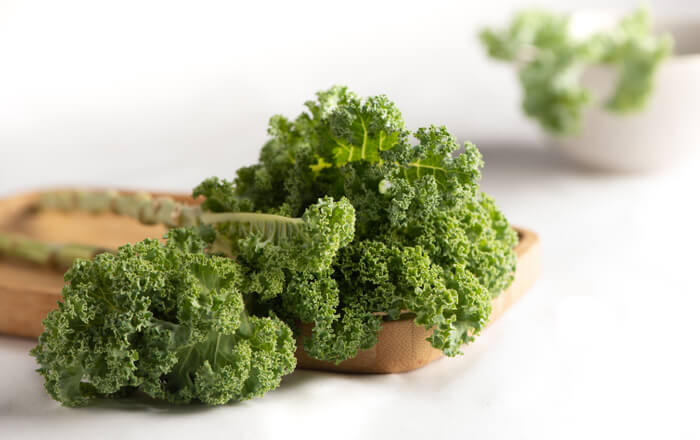
#> input picture Machine Learning/plant/Great/Kale_White_Hires.jpg, 700 x 440 px, found by its file name
$ python binod.py
#> lines starting #> are read from the running program, lines starting #| are printed output that depends on the picture
import os
import numpy as np
import cv2 as cv
import pickle

data_dir = './garduino/plant'

categories = ['Great', 'Good']

data =[]

def make_data():
    for category in categories:
        path = os.path.join(data_dir, category)
        label = categories.index(category)

        for img_name in os.listdir(path):
            image_path = os.path.join(path, img_name)
            image = cv.imread(image_path)
#> image is the input picture: shape (440, 700, 3); mean B, G, R 161.6, 187.8, 186.8

            try:
                image = cv.cvtColor(image, cv.COLOR_BGR2RGB)
                image = cv.resize(image, (224,224))
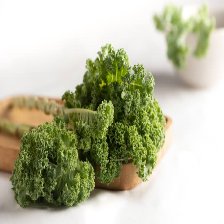
#> image: shape (224, 224, 3); mean R, G, B 186.7, 187.7, 161.5

                image = np.array(image, dtype = np.float32)

                data.append([image, label])

            except Exception as e:
                pass
#> pass 2 of the loop in make_data, `for category in categories:`:
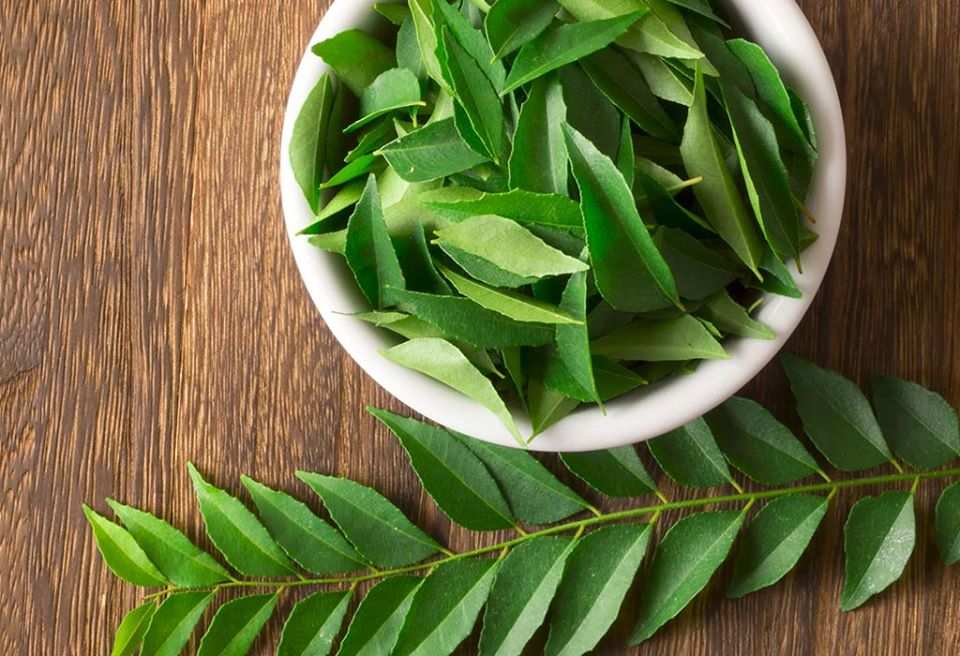
#> input picture Machine Learning/plant/Good/1-7.jpg, 960 x 656 px, found by its file name
#> in make_data, image is the input picture: shape (656, 960, 3); mean B, G, R 59.2, 106.5, 103.2
#> in make_data, `image = cv.resize(image, (224,224))`:
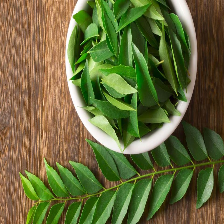
#> image: shape (224, 224, 3); mean R, G, B 102.8, 106.1, 58.8

    pik = open('./garduino/garduino/data.pickle', 'wb')
    pickle.dump(data, pik)
    pik.close()

make_data()

def load_data():
    pick = open('./garduino/garduino/data.pickle', 'rb')
    data = pickle.load(pick)
    pick.close()

    np.random.shuffle(data)

    feature = []
    labels = []

    for img, label in data:
        feature.append(img)
        labels.append(label)

    feature = np.array(feature, dtype=np.float32)
    labels = np.array(labels)

    feature = feature/255.0

    return [feature, labels]
